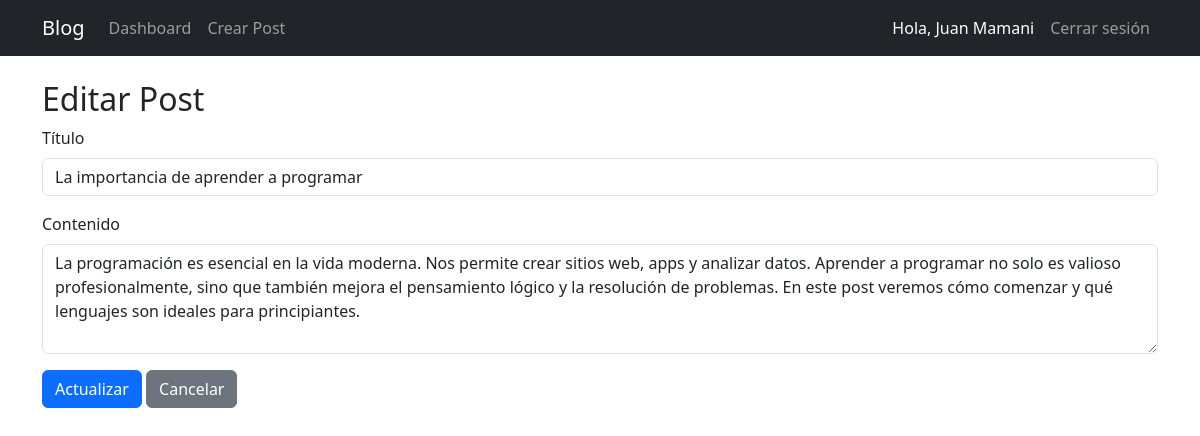
/editar/1 (signed in), run on the app's committed database.
### tables this page shows
CREATE TABLE users (
            id INTEGER PRIMARY KEY,
            name TEXT NOT NULL,
            email TEXT NOT NULL UNIQUE,
            username TEXT NOT NULL UNIQUE,
            password TEXT NOT NULL
        );

CREATE TABLE posts (
            id INTEGER PRIMARY KEY,
            title TEXT NOT NULL,
            content TEXT NOT NULL,
            user_id INTEGER NOT NULL,
            created_at TIMESTAMP DEFAULT CURRENT_TIMESTAMP,
            FOREIGN KEY (user_id) REFERENCES users (id)
        );

### App.py (the view, shortened to what this page needs)
@app.route("/editar/<int:post_id>", methods=['GET', 'POST'])
@login_required
def editar(post_id):
    conn = get_db_connection()
    post = conn.execute("SELECT * FROM posts WHERE id = ?", (post_id,)).fetchone()
    if not post or post['user_id'] != current_user.id:
        flash("No autorizado", "danger")
        return redirect(url_for("dashboard"))
    conn.close()
    return render_template("editar_post.html", post=post)

### App.py (called while the page is built)
def get_db_connection():
    conn = sqlite3.connect("blog.db")
    conn.row_factory = sqlite3.Row
    return conn

@login_manager.user_loader
def load_user(user_id):
    return User.get_by_id(user_id)

    @staticmethod
    def get_by_id(user_id):
        conn = get_db_connection()
        user = conn.execute("SELECT * FROM users WHERE id = ?", (user_id,)).fetchone()
        conn.close()
        if user:
            return User(user['id'], user['username'], user['password'], user['name'], user['email'])
        return None

### templates/editar_post.html
{% extends 'base.html' %}
{% block content %}
<h2>Editar Post</h2>
<form method="POST">
    <div class="mb-3">
        <label class="form-label">Título</label>
        <input type="text" name="title" class="form-control" value="{{ post['title'] }}" required>
    </div>
    <div class="mb-3">
        <label class="form-label">Contenido</label>
        <textarea name="content" class="form-control" rows="4" required>{{ post['content'] }}</textarea>
    </div>
    <button type="submit" class="btn btn-primary">Actualizar</button>
    <a href="{{ url_for('dashboard') }}" class="btn btn-secondary">Cancelar</a>
</form>
{% endblock %}

### templates/base.html (shortened to what this page needs)
<!doctype html>
<html lang="es">
<head>
    <link href="https://cdn.jsdelivr.net/npm/bootstrap@5.3.0/dist/css/bootstrap.min.css" rel="stylesheet">
</head>
<body>
    <nav class="navbar navbar-expand-lg navbar-dark bg-dark">
        <div class="container">
            <a class="navbar-brand">Blog</a>
            <div class="collapse navbar-collapse" id="navbarNav">
                <ul class="navbar-nav me-auto">
                    <a class="nav-link" href="{{ url_for('index') }}">Dashboard</a>
                    {% if current_user.is_authenticated %}
                        <li class="nav-item">
                            <a class="nav-link" href="{{ url_for('dashboard') }}">Crear Post</a>
                        </li>
                    {% endif %}
                </ul>
                <ul class="navbar-nav">
                    {% if current_user.is_authenticated %}
                    <li class="nav-item">
                        <a class="nav-link disabled text-white">Hola, {{ current_user.name }}</a>
                    </li>
                        <li class="nav-item">
                            <a class="nav-link" href="{{ url_for('logout') }}">Cerrar sesión</a>
                        </li>
                    {% endif %}
                </ul>
            </div>
        </div>
    </nav>
    <div class="container mt-4">
        {% block content %}{% endblock %}
    </div>
</body>
</html>

### data on the page
users: name "Juan Mamani"
posts: title "La importancia de aprender a programar", content "La programación es esencial en la vida moderna. Nos permite crear sitios web, apps y analizar datos. Aprender a programar no solo es valioso profesionalmente, sino que también mejora el pensamiento lógico y la resolución de problemas. En este post veremos cómo comenzar y qué lenguajes son ideales para principiantes."
